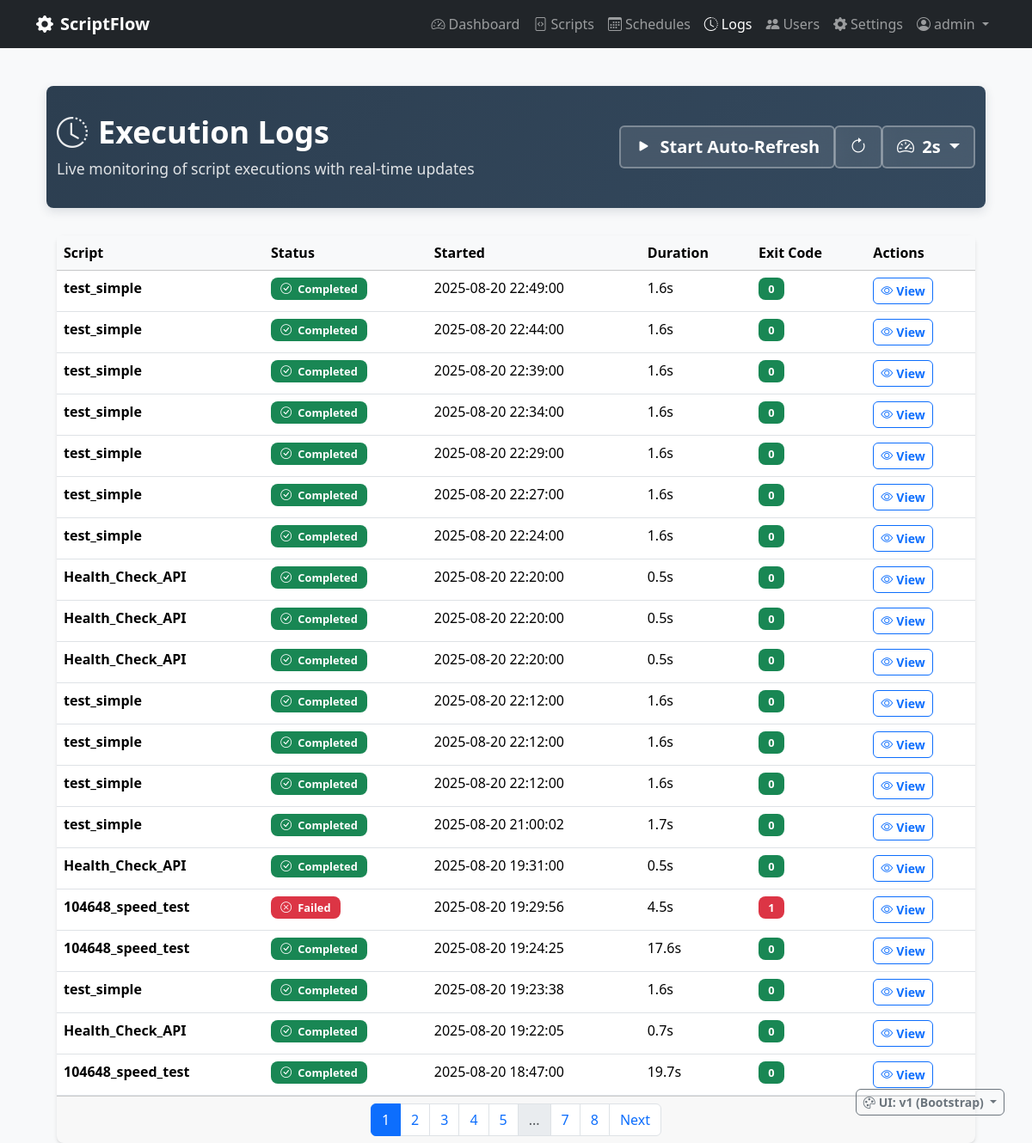
Screenshot of /logs (signed in) with the database file from the repository.
### scriptflow.py (models this page shows, shortened)
class User(UserMixin, db.Model):
    __tablename__ = 'users'
    id = db.Column(db.Integer, primary_key=True)
    username = db.Column(db.String(80), unique=True, nullable=False)
    email = db.Column(db.String(120), unique=True, nullable=False)
    password_hash = db.Column(db.String(255), nullable=False)
    is_admin = db.Column(db.Boolean, default=False, nullable=False)
    can_view_all_data = db.Column(db.Boolean, default=False, nullable=False)
    created_at = db.Column(db.DateTime, default=datetime.now)
    last_login = db.Column(db.DateTime)

class Execution(db.Model):
    __tablename__ = 'executions'
    id = db.Column(db.Integer, primary_key=True)
    started_at = db.Column(db.DateTime, default=datetime.now, nullable=False)
    completed_at = db.Column(db.DateTime)
    status = db.Column(db.String(20), default='pending', nullable=False)  # pending, running, completed, failed, timeout
    exit_code = db.Column(db.Integer)
    stdout = db.Column(db.Text)
    stderr = db.Column(db.Text)
    duration_seconds = db.Column(db.Float)
    trigger_type = db.Column(db.String(20), default='manual', nullable=False)  # manual, scheduled, api
    script_id = db.Column(db.Integer, db.ForeignKey('scripts.id'), nullable=False)
    user_id = db.Column(db.Integer, db.ForeignKey('users.id'), nullable=False)
    script = db.relationship('Script', backref='executions')
    @property
    def formatted_duration(self):
        if not self.duration_seconds:
            return "N/A"
        if self.duration_seconds < 60:
            return f"{self.duration_seconds:.1f}s"
        else:
            minutes = int(self.duration_seconds // 60)
            seconds = int(self.duration_seconds % 60)
            return f"{minutes}m {seconds}s"

class Script(db.Model):
    __tablename__ = 'scripts'
    id = db.Column(db.Integer, primary_key=True)
    name = db.Column(db.String(100), nullable=False)
    description = db.Column(db.Text)
    filename = db.Column(db.String(255), nullable=False)
    file_path = db.Column(db.String(500), nullable=False)
    script_type = db.Column(db.String(10), nullable=False)  # 'py' or 'bat'
    file_size = db.Column(db.Integer)
    created_at = db.Column(db.DateTime, default=datetime.now)
    updated_at = db.Column(db.DateTime, default=datetime.now, onupdate=datetime.now)
    is_active = db.Column(db.Boolean, default=True)
    user_id = db.Column(db.Integer, db.ForeignKey('users.id'), nullable=False)

### scriptflow.py (the view)
@app.route('/logs')
@login_required
def logs():
    page = request.args.get('page', 1, type=int)
    executions_query = Execution.query.order_by(Execution.started_at.desc())
    executions_filtered = apply_user_data_filter(executions_query)
    executions = executions_filtered.paginate(page=page, per_page=20, error_out=False)
    return render_template(UIVersionManager.get_template_path('logs.html'), executions=executions)

### templates/v1/logs.html (shortened to what this page needs)
{% extends "v1/base.html" %}
{% block content %}
<div class="container-fluid">
    <div class="page-header">
        <div class="container">
            <div class="row align-items-center">
                <div class="col">
                    <h1>
                        <i class="bi bi-clock-history"></i>Execution Logs
                    </h1>
                    <p>Live monitoring of script executions with real-time updates</p>
                </div>
                <div class="col-auto">
                    <div class="btn-group" role="group">
                        <button type="button" class="btn btn-lg" id="refreshToggle" onclick="toggleAutoRefresh()">
                            <i class="bi bi-play-fill me-1" id="refreshIcon"></i>
                            <span id="refreshText">Start Auto-Refresh</span>
                        </button>
                        <button type="button" class="btn btn-lg" onclick="manualRefresh()" title="Refresh Now">
                            <i class="bi bi-arrow-clockwise"></i>
                        </button>
                        <div class="btn-group" role="group">
                            <button class="btn btn-lg dropdown-toggle" type="button" data-bs-toggle="dropdown">
                                <i class="bi bi-speedometer2 me-1"></i>
                                <span id="intervalText">2s</span>
                            </button>
                        </div>
                    </div>
                </div>
            </div>
        </div>
    </div>
    <div class="container">
        <div class="card">
            <div class="card-body p-0">
                {% if executions.items %}
                    <div class="table-responsive">
                        <table class="table table-hover mb-0" id="logsTable">
                            <thead class="table-light">
                                <tr>
                                    <th>Script</th>
                                    <th>Status</th>
                                    <th>Started</th>
                                    <th>Duration</th>
                                    <th>Exit Code</th>
                                    <th>Actions</th>
                                </tr>
                            </thead>
                            <tbody id="logsTableBody">
                                {% for execution in executions.items %}
                                <tr>
                                    <td>
                                        <strong>{{ execution.script.name if execution.script else 'Unknown' }}</strong>
                                    </td>
                                    <td>
                                        {% if execution.status == 'running' %}
                                            <span class="badge status-running d-flex align-items-center gap-1">
                                                <i class="bi bi-arrow-clockwise rotating-icon"></i>
                                                Running
                                            </span>
                                        {% elif execution.status == 'completed' %}
                                            <span class="badge bg-success">
                                                <i class="bi bi-check-circle me-1"></i>
                                                Completed
                                            </span>
                                        {% elif execution.status == 'failed' %}
                                            <span class="badge bg-danger">
                                                <i class="bi bi-x-circle me-1"></i>
                                                Failed
                                            </span>
                                        {% elif execution.status == 'pending' %}
                                            <span class="badge bg-secondary">
                                                <i class="bi bi-clock me-1"></i>
                                                Pending
                                            </span>
                                        {% elif execution.status == 'timeout' %}
                                            <span class="badge bg-warning">
                                                <i class="bi bi-stopwatch me-1"></i>
                                                Timeout
                                            </span>
                                        {% else %}
                                            <span class="badge bg-secondary">
                                                {{ execution.status|title }}
                                            </span>
                                        {% endif %}
                                    </td>
                                    <td>{{ execution.started_at.strftime('%Y-%m-%d %H:%M:%S') }}</td>
                                    <td>{{ execution.formatted_duration }}</td>
                                    <td>
                                        {% if execution.exit_code is not none %}
                                            <span class="badge bg-{{ 'success' if execution.exit_code == 0 else 'danger' }}">
                                                {{ execution.exit_code }}
                                            </span>
                                        {% else %}
                                            <span class="text-muted">-</span>
                                        {% endif %}
                                    </td>
                                    <td>
                                        <a href="{{ url_for('view_execution', execution_id=execution.id) }}" class="btn btn-sm btn-outline-primary">
                                            <i class="bi bi-eye me-1"></i>View
                                        </a>
                                    </td>
                                </tr>
                                {% endfor %}
                            </tbody>
                        </table>
                    </div>
                    {% if executions.pages > 1 %}
                    <div class="card-footer">
                        <nav>
                            <ul class="pagination justify-content-center mb-0">
                                {% for page_num in executions.iter_pages() %}
                                    {% if page_num %}
                                        {% if page_num != executions.page %}
                                            <li class="page-item">
                                                <a class="page-link" href="{{ url_for('logs', page=page_num) }}">{{ page_num }}</a>
                                            </li>
                                        {% else %}
                                            <li class="page-item active">
                                                <span class="page-link">{{ page_num }}</span>
                                            </li>
                                        {% endif %}
                                    {% else %}
                                        <li class="page-item disabled">
                                            <span class="page-link">...</span>
                                        </li>
                                    {% endif %}
                                {% endfor %}
                                {% if executions.has_next %}
                                    <li class="page-item">
                                        <a class="page-link" href="{{ url_for('logs', page=executions.next_num) }}">Next</a>
                                    </li>
                                {% endif %}
                            </ul>
                        </nav>
                    </div>
                    {% endif %}
                {% endif %}
            </div>
        </div>
    </div>
</div>
{% endblock %}

### templates/v1/base.html (shortened to what this page needs)
<!DOCTYPE html>
<html lang="en">
<head>
    <link href="https://cdn.jsdelivr.net/npm/bootstrap@5.3.2/dist/css/bootstrap.min.css" rel="stylesheet">
    <link href="https://cdn.jsdelivr.net/npm/bootstrap-icons@1.11.0/font/bootstrap-icons.css" rel="stylesheet">
    <link href="{{ url_for('static', filename='css/app.css') }}" rel="stylesheet">
</head>
<body{% block body_class %}{% endblock %}>
    <nav class="navbar navbar-expand-lg navbar-dark bg-dark fixed-top">
        <div class="container">
            <a class="navbar-brand" href="{{ url_for('dashboard') }}">
                <i class="bi bi-gear-fill me-2"></i>ScriptFlow
            </a>
            <div class="navbar-nav ms-auto">
                <a class="nav-link{% if request.endpoint == 'dashboard' %} active{% endif %}" href="{{ url_for('dashboard') }}">
                    <i class="bi bi-speedometer2 me-1"></i>Dashboard
                </a>
                <a class="nav-link{% if request.endpoint in ['scripts', 'upload_script', 'edit_script', 'view_script'] %} active{% endif %}" href="{{ url_for('scripts') }}">
                    <i class="bi bi-file-code me-1"></i>Scripts
                </a>
                <a class="nav-link{% if request.endpoint in ['schedules', 'create_schedule', 'edit_schedule'] %} active{% endif %}" href="{{ url_for('schedules') }}">
                    <i class="bi bi-calendar3 me-1"></i>Schedules
                </a>
                <a class="nav-link{% if request.endpoint in ['logs', 'view_execution'] %} active{% endif %}" href="{{ url_for('logs') }}">
                    <i class="bi bi-clock-history me-1"></i>Logs
                </a>
                {% if current_user.is_admin %}
                <a class="nav-link{% if request.endpoint in ['manage_users', 'create_user', 'edit_user'] %} active{% endif %}" href="{{ url_for('manage_users') }}">
                    <i class="bi bi-people-fill me-1"></i>Users
                </a>
                {% endif %}
                <a class="nav-link{% if request.endpoint in ['settings', 'python_settings', 'terminal'] %} active{% endif %}" href="{{ url_for('settings') }}">
                    <i class="bi bi-gear-fill me-1"></i>Settings
                </a>
                <div class="nav-item dropdown">
                    <a class="nav-link dropdown-toggle" href="#" role="button" data-bs-toggle="dropdown">
                        <i class="bi bi-person-circle me-1"></i>{{ current_user.username }}
                    </a>
                </div>
            </div>
        </div>
    </nav>
    <main class="container mt-4">
        {% block content %}{% endblock %}
    </main>
    {% if current_user.is_authenticated and current_user.is_admin %}
    <div style="position: fixed; bottom: 2rem; right: 2rem; z-index: 1050;">
        <div class="dropdown">
            <button class="btn btn-outline-secondary btn-sm dropdown-toggle" type="button" data-bs-toggle="dropdown">
                <i class="bi bi-palette me-1"></i>UI: {{ ui_info.current_label or 'v1' }}
            </button>
        </div>
    </div>
    {% endif %}
</body>
</html>

### rows the page displays
User: username "admin"
Execution: script "test_simple", status "completed" (drawn), started_at "2025-08-20 22:49:00", formatted_duration "1.6s", exit_code "0"
Execution: script "test_simple", status "completed" (drawn), started_at "2025-08-20 22:44:00", formatted_duration "1.6s", exit_code "0"
Execution: script "test_simple", status "completed" (drawn), started_at "2025-08-20 22:39:00", formatted_duration "1.6s", exit_code "0"
Execution: script "test_simple", status "completed" (drawn), started_at "2025-08-20 22:34:00", formatted_duration "1.6s", exit_code "0"
Execution: script "test_simple", status "completed" (drawn), started_at "2025-08-20 22:29:00", formatted_duration "1.6s", exit_code "0"
Execution: script "test_simple", status "completed" (drawn), started_at "2025-08-20 22:27:00", formatted_duration "1.6s", exit_code "0"
Execution: script "test_simple", status "completed" (drawn), started_at "2025-08-20 22:24:00", formatted_duration "1.6s", exit_code "0"
Execution: script "Health_Check_API", status "completed" (drawn), started_at "2025-08-20 22:20:00", formatted_duration "0.5s", exit_code "0"
Execution: script "Health_Check_API", status "completed" (drawn), started_at "2025-08-20 22:20:00", formatted_duration "0.5s", exit_code "0"
Execution: script "Health_Check_API", status "completed" (drawn), started_at "2025-08-20 22:20:00", formatted_duration "0.5s", exit_code "0"
Execution: script "test_simple", status "completed" (drawn), started_at "2025-08-20 22:12:00", formatted_duration "1.6s", exit_code "0"
Execution: script "test_simple", status "completed" (drawn), started_at "2025-08-20 22:12:00", formatted_duration "1.6s", exit_code "0"
Execution: script "test_simple", status "completed" (drawn), started_at "2025-08-20 22:12:00", formatted_duration "1.6s", exit_code "0"
Execution: script "test_simple", status "completed" (drawn), started_at "2025-08-20 21:00:02", formatted_duration "1.7s", exit_code "0"
Execution: script "Health_Check_API", status "completed" (drawn), started_at "2025-08-20 19:31:00", formatted_duration "0.5s", exit_code "0"
Execution: script "104648_speed_test", status "failed" (drawn), started_at "2025-08-20 19:29:56", formatted_duration "4.5s", exit_code "1"
Execution: script "104648_speed_test", status "completed" (drawn), started_at "2025-08-20 19:24:25", formatted_duration "17.6s", exit_code "0"
Execution: script "test_simple", status "completed" (drawn), started_at "2025-08-20 19:23:38", formatted_duration "1.6s", exit_code "0"
Execution: script "Health_Check_API", status "completed" (drawn), started_at "2025-08-20 19:22:05", formatted_duration "0.7s", exit_code "0"
Execution: script "104648_speed_test", status "completed" (drawn), started_at "2025-08-20 18:47:00", formatted_duration "19.7s", exit_code "0"

### other values shown
{{ page_num }} "1"
{{ page_num }} "2" "3" "4" "5" "7" "8"
{{ ui_info.current_label or 'v1' }} "v1 (Bootstrap)"
